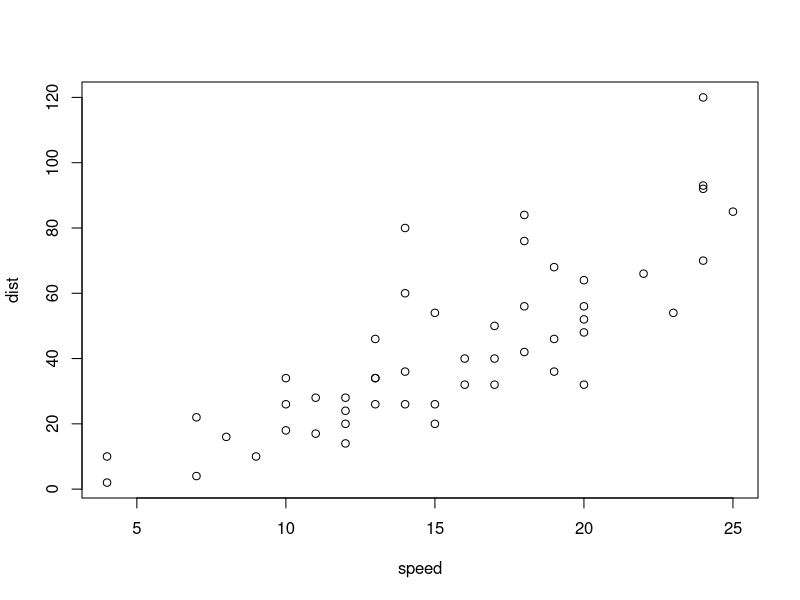
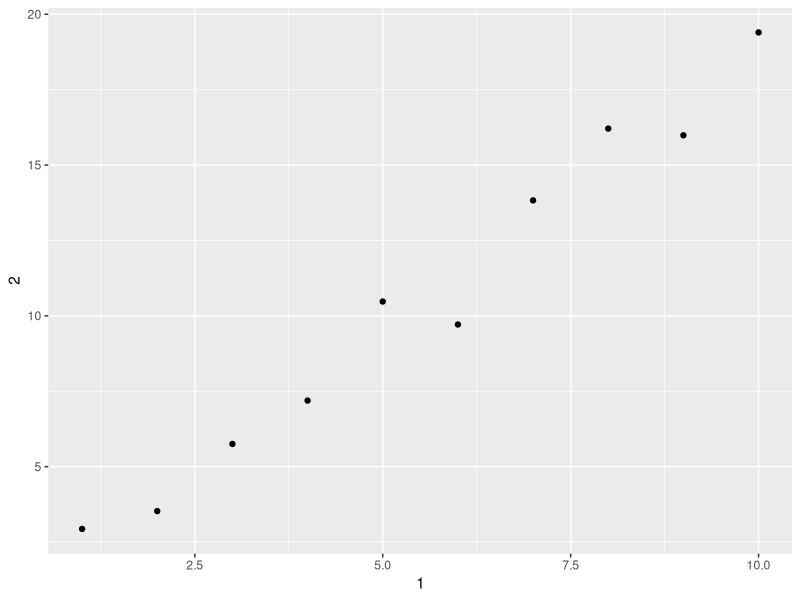

These figures' R source, in order:
## ---- chunk 1
plot(cars)
## ---- chunk 2
library(tidyverse)

head(iris)

as.tibble(iris)

tibble(
  x = 1:5, 
  y = 1, 
  z = x ^ 2 + y
)
## ---- chunk 3
class(iris)

head(mtcars)
## ---- chunk 4
df <- data.frame(abc = 1, xyz = "a")
df$x
df[, "xyz"]
df[, c("abc", "xyz")]
## ---- chunk 5
var <- "mpg"
select(mtcars, var)
## ---- chunk 6
annoying <- tibble(
  `1` = 1:10,
  `2` = `1` * 2 + rnorm(length(`1`))
)
## ---- chunk 7
annoying
## ---- chunk 8
annoying['1']
## ---- chunk 9
ggplot(data = annoying, mapping = aes(x = `1`,y=  `2`))+
  geom_point()
#forgot to use backticks........lol
## ---- chunk 10
mutate(annoying, new = `1`/`2`)
## ---- chunk 11
rename(annoying,'one' = `1`, 'two' =`2`)
## ---- chunk 12
?enframe
